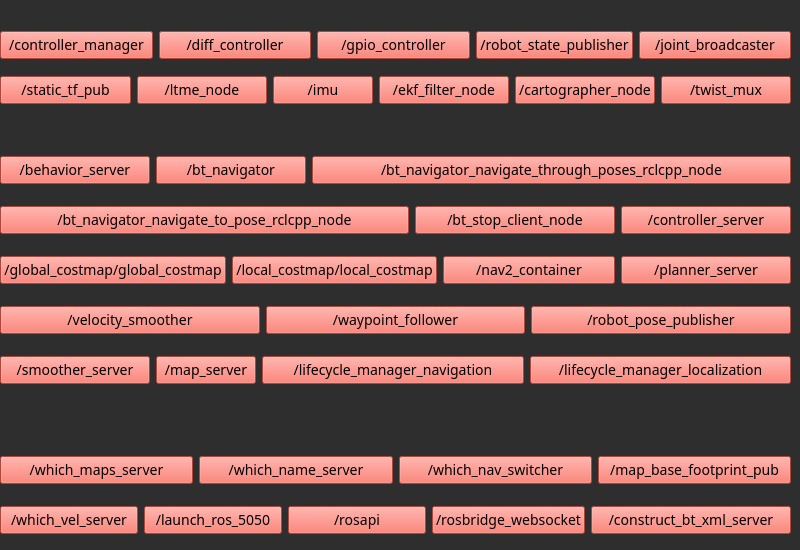
    <widget class="QWidget" name="topic">
     <property name="styleSheet">
      <string notr="true">background: #2e2e2e;

</string>
     </property>
     <attribute name="title">
      <string>topic</string>
     </attribute>
     <widget class="QWidget" name="horizontalLayoutWidget">
      <property name="geometry">
       <rect>
        <x>0</x>
        <y>30</y>
        <width>791</width>
        <height>31</height>
       </rect>
      </property>
      <layout class="QHBoxLayout" name="horizontalLayout">
       <item>
        <widget class="QPushButton" name="controller_managerBtn">
         <property name="styleSheet">
          <string notr="true">background: rgb(246, 97, 81);
font: 14px solid;
</string>
         </property>
         <property name="text">
          <string>/controller_manager</string>
         </property>
        </widget>
       </item>
       <item>
        <widget class="QPushButton" name="diff_controllerBtn">
         <property name="styleSheet">
          <string notr="true">background: rgb(246, 97, 81);
font: 14px solid;</string>
         </property>
         <property name="text">
          <string>/diff_controller</string>
         </property>
        </widget>
       </item>
       <item>
        <widget class="QPushButton" name="gpio_controllerBtn">
         <property name="styleSheet">
          <string notr="true">background: rgb(246, 97, 81);
font: 14px solid;
</string>
         </property>
         <property name="text">
          <string>/gpio_controller</string>
         </property>
        </widget>
       </item>
       <item>
        <widget class="QPushButton" name="robot_state_publisherBtn">
         <property name="styleSheet">
          <string notr="true">background: rgb(246, 97, 81);
font: 14px solid;
</string>
         </property>
         <property name="text">
          <string>/robot_state_publisher</string>
         </property>
        </widget>
       </item>
       <item>
        <widget class="QPushButton" name="joint_broadcasterBtn">
         <property name="styleSheet">
          <string notr="true">background: rgb(246, 97, 81);
font: 14px solid;
</string>
         </property>
         <property name="text">
          <string>/joint_broadcaster</string>
         </property>
        </widget>
       </item>
      </layout>
     </widget>
     <widget class="QWidget" name="horizontalLayoutWidget_2">
      <property name="geometry">
       <rect>
        <x>0</x>
        <y>70</y>
        <width>791</width>
        <height>41</height>
       </rect>
      </property>
      <layout class="QHBoxLayout" name="horizontalLayout_2">
       <item>
        <widget class="QPushButton" name="static_tf_pubBtn">
         <property name="styleSheet">
          <string notr="true">background: rgb(246, 97, 81);
font: 14px solid;
</string>
         </property>
         <property name="text">
          <string>/static_tf_pub</string>
         </property>
        </widget>
       </item>
       <item>
        <widget class="QPushButton" name="ltme_nodeBtn">
         <property name="minimumSize">
          <size>
           <width>130</width>
           <height>0</height>
          </size>
         </property>
         <property name="maximumSize">
          <size>
           <width>100</width>
           <height>16777215</height>
          </size>
         </property>
         <property name="styleSheet">
          <string notr="true">background: rgb(246, 97, 81);
font: 14px solid;
</string>
         </property>
         <property name="text">
          <string>/ltme_node</string>
         </property>
        </widget>
       </item>
       <item>
        <widget class="QPushButton" name="imuBtn">
         <property name="minimumSize">
          <size>
           <width>100</width>
           <height>0</height>
          </size>
         </property>
         <property name="maximumSize">
          <size>
           <width>50</width>
           <height>16777215</height>
          </size>
         </property>
         <property name="styleSheet">
          <string notr="true">background: rgb(246, 97, 81);
font: 14px solid;
</string>
         </property>
         <property name="text">
          <string>/imu</string>
         </property>
        </widget>
       </item>
       <item>
        <widget class="QPushButton" name="ekf_filter_nodeBtn">
         <property name="styleSheet">
          <string notr="true">background: rgb(246, 97, 81);
font: 14px solid;
</string>
         </property>
         <property name="text">
          <string>/ekf_filter_node</string>
         </property>
        </widget>
       </item>
       <item>
        <widget class="QPushButton" name="cartographer_nodeBtn">
         <property name="styleSheet">
          <string notr="true">background: rgb(246, 97, 81);
font: 14px solid;
</string>
         </property>
         <property name="text">
          <string>/cartographer_node</string>
         </property>
        </widget>
       </item>
       <item>
        <widget class="QPushButton" name="twist_muxBtn">
         <property name="minimumSize">
          <size>
           <width>130</width>
           <height>0</height>
          </size>
         </property>
         <property name="maximumSize">
          <size>
           <width>100</width>
           <height>16777215</height>
          </size>
         </property>
         <property name="styleSheet">
          <string notr="true">background: rgb(246, 97, 81);
font: 14px solid;
</string>
         </property>
         <property name="text">
          <string>/twist_mux</string>
         </property>
        </widget>
       </item>
      </layout>
     </widget>
     <widget class="QWidget" name="horizontalLayoutWidget_3">
      <property name="geometry">
       <rect>
        <x>0</x>
        <y>150</y>
        <width>791</width>
        <height>41</height>
       </rect>
      </property>
      <layout class="QHBoxLayout" name="horizontalLayout_3">
       <item>
        <widget class="QPushButton" name="behavior_serverBtn">
         <property name="minimumSize">
          <size>
           <width>150</width>
           <height>0</height>
          </size>
         </property>
         <property name="maximumSize">
          <size>
           <width>150</width>
           <height>16777215</height>
          </size>
         </property>
         <property name="styleSheet">
          <string notr="true">background: rgb(246, 97, 81);
font: 14px solid;
</string>
         </property>
         <property name="text">
          <string>/behavior_server</string>
         </property>
        </widget>
       </item>
       <item>
        <widget class="QPushButton" name="bt_navigatorBtn">
         <property name="minimumSize">
          <size>
           <width>150</width>
           <height>0</height>
          </size>
         </property>
         <property name="maximumSize">
          <size>
           <width>150</width>
           <height>16777215</height>
          </size>
         </property>
         <property name="styleSheet">
          <string notr="true">background: rgb(246, 97, 81);
font: 14px solid;
</string>
         </property>
         <property name="text">
          <string>/bt_navigator</string>
         </property>
        </widget>
       </item>
       <item>
        <widget class="QPushButton" name="bt_navigator_navigate_through_poses_rclcpp_nodeBtn">
         <property name="styleSheet">
          <string notr="true">background: rgb(246, 97, 81);
font: 14px solid;
</string>
         </property>
         <property name="text">
          <string>/bt_navigator_navigate_through_poses_rclcpp_node</string>
         </property>
        </widget>
       </item>
      </layout>
     </widget>
     <widget class="QWidget" name="horizontalLayoutWidget_4">
      <property name="geometry">
       <rect>
        <x>0</x>
        <y>200</y>
        <width>791</width>
        <height>41</height>
       </rect>
      </property>
      <layout class="QHBoxLayout" name="horizontalLayout_4">
       <item>
        <widget class="QPushButton" name="bt_navigator_navigate_to_pose_rclcpp_nodeBtn">
         <property name="styleSheet">
          <string notr="true">background: rgb(246, 97, 81);
font: 14px solid;
</string>
         </property>
         <property name="text">
          <string>/bt_navigator_navigate_to_pose_rclcpp_node</string>
         </property>
        </widget>
       </item>
       <item>
        <widget class="QPushButton" name="bt_stop_client_nodeBtn">
         <property name="minimumSize">
          <size>
           <width>200</width>
           <height>0</height>
          </size>
         </property>
         <property name="maximumSize">
          <size>
           <width>200</width>
           <height>16777215</height>
          </size>
         </property>
         <property name="styleSheet">
          <string notr="true">background: rgb(246, 97, 81);
font: 14px solid;
</string>
         </property>
         <property name="text">
          <string>/bt_stop_client_node</string>
         </property>
        </widget>
       </item>
       <item>
        <widget class="QPushButton" name="controller_serverBtn">
         <property name="minimumSize">
          <size>
           <width>170</width>
           <height>0</height>
          </size>
         </property>
         <property name="maximumSize">
          <size>
           <width>170</width>
           <height>16777215</height>
          </size>
         </property>
         <property name="styleSheet">
          <string notr="true">background: rgb(246, 97, 81);
font: 14px solid;
</string>
         </property>
         <property name="text">
          <string>/controller_server</string>
         </property>
        </widget>
       </item>
      </layout>
     </widget>
     <widget class="QWidget" name="horizontalLayoutWidget_5">
      <property name="geometry">
       <rect>
        <x>0</x>
        <y>250</y>
        <width>791</width>
        <height>41</height>
       </rect>
      </property>
      <layout class="QHBoxLayout" name="horizontalLayout_5">
       <item>
        <widget class="QPushButton" name="global_costmapBtn">
         <property name="styleSheet">
          <string notr="true">background: rgb(246, 97, 81);
font: 14px solid;
</string>
         </property>
         <property name="text">
          <string>/global_costmap/global_costmap</string>
         </property>
        </widget>
       </item>
       <item>
        <widget class="QPushButton" name="local_costmapBtn">
         <property name="styleSheet">
          <string notr="true">background: rgb(246, 97, 81);
font: 14px solid;
</string>
         </property>
         <property name="text">
          <string>/local_costmap/local_costmap</string>
         </property>
        </widget>
       </item>
       <item>
        <widget class="QPushButton" name="nav2_containerBtn">
         <property name="styleSheet">
          <string notr="true">background: rgb(246, 97, 81);
font: 14px solid;
</string>
         </property>
         <property name="text">
          <string>/nav2_container</string>
         </property>
        </widget>
       </item>
       <item>
        <widget class="QPushButton" name="planner_serverBtn">
         <property name="minimumSize">
          <size>
           <width>100</width>
           <height>0</height>
          </size>
         </property>
         <property name="maximumSize">
          <size>
           <width>170</width>
           <height>16777215</height>
          </size>
         </property>
         <property name="styleSheet">
          <string notr="true">background: rgb(246, 97, 81);
font: 14px solid;
</string>
         </property>
         <property name="text">
          <string>/planner_server</string>
         </property>
        </widget>
       </item>
      </layout>
     </widget>
     <widget class="QWidget" name="horizontalLayoutWidget_6">
      <property name="geometry">
       <rect>
        <x>0</x>
        <y>300</y>
        <width>791</width>
        <height>41</height>
       </rect>
      </property>
      <layout class="QHBoxLayout" name="horizontalLayout_6">
       <item>
        <widget class="QPushButton" name="velocity_smootherBtn">
         <property name="styleSheet">
          <string notr="true">background: rgb(246, 97, 81);
font: 14px solid;
</string>
         </property>
         <property name="text">
          <string>/velocity_smoother</string>
         </property>
        </widget>
       </item>
       <item>
        <widget class="QPushButton" name="waypoint_followerBtn">
         <property name="styleSheet">
          <string notr="true">background: rgb(246, 97, 81);
font: 14px solid;
</string>
         </property>
         <property name="text">
          <string>/waypoint_follower</string>
         </property>
        </widget>
       </item>
       <item>
        <widget class="QPushButton" name="robot_pose_publisherBtn">
         <property name="styleSheet">
          <string notr="true">background: rgb(246, 97, 81);
font: 14px solid;
</string>
         </property>
         <property name="text">
          <string>/robot_pose_publisher</string>
         </property>
        </widget>
       </item>
      </layout>
     </widget>
     <widget class="QWidget" name="horizontalLayoutWidget_7">
      <property name="geometry">
       <rect>
        <x>0</x>
        <y>350</y>
        <width>791</width>
        <height>41</height>
       </rect>
      </property>
      <layout class="QHBoxLayout" name="horizontalLayout_7">
       <item>
        <widget class="QPushButton" name="smoother_serverBtn">
         <property name="minimumSize">
          <size>
           <width>150</width>
           <height>0</height>
          </size>
         </property>
         <property name="maximumSize">
          <size>
           <width>150</width>
           <height>16777215</height>
          </size>
         </property>
         <property name="styleSheet">
          <string notr="true">background: rgb(246, 97, 81);
font: 14px solid;
</string>
         </property>
         <property name="text">
          <string>/smoother_server</string>
         </property>
        </widget>
       </item>
       <item>
        <widget class="QPushButton" name="map_serverBtn">
         <property name="minimumSize">
          <size>
           <width>100</width>
           <height>0</height>
          </size>
         </property>
         <property name="maximumSize">
          <size>
           <width>100</width>
           <height>16777215</height>
          </size>
         </property>
         <property name="styleSheet">
          <string notr="true">background: rgb(246, 97, 81);
font: 14px solid;
</string>
         </property>
         <property name="text">
          <string>/map_server</string>
         </property>
        </widget>
       </item>
       <item>
        <widget class="QPushButton" name="lifecycle_manager_navigationBtn">
         <property name="styleSheet">
          <string notr="true">background: rgb(246, 97, 81);
font: 14px solid;
</string>
         </property>
         <property name="text">
          <string>/lifecycle_manager_navigation</string>
         </property>
        </widget>
       </item>
       <item>
        <widget class="QPushButton" name="lifecycle_manager_localizationBtn">
         <property name="styleSheet">
          <string notr="true">background: rgb(246, 97, 81);
font: 14px solid;
</string>
         </property>
         <property name="text">
          <string>/lifecycle_manager_localization</string>
         </property>
        </widget>
       </item>
      </layout>
     </widget>
     <widget class="QWidget" name="horizontalLayoutWidget_8">
      <property name="geometry">
       <rect>
        <x>0</x>
        <y>450</y>
        <width>791</width>
        <height>41</height>
       </rect>
      </property>
      <layout class="QHBoxLayout" name="horizontalLayout_8">
       <item>
        <widget class="QPushButton" name="which_maps_serverBtn">
         <property name="styleSheet">
          <string notr="true">background: rgb(246, 97, 81);
font: 14px solid;
</string>
         </property>
         <property name="text">
          <string>/which_maps_server</string>
         </property>
        </widget>
       </item>
       <item>
        <widget class="QPushButton" name="which_name_serverBtn">
         <property name="styleSheet">
          <string notr="true">background: rgb(246, 97, 81);
font: 14px solid;
</string>
         </property>
         <property name="text">
          <string>/which_name_server</string>
         </property>
        </widget>
       </item>
       <item>
        <widget class="QPushButton" name="which_nav_switcherBtn">
         <property name="styleSheet">
          <string notr="true">background: rgb(246, 97, 81);
font: 14px solid;
</string>
         </property>
         <property name="text">
          <string>/which_nav_switcher</string>
         </property>
        </widget>
       </item>
       <item>
        <widget class="QPushButton" name="map_base_footprint_pubBtn">
         <property name="styleSheet">
          <string notr="true">background: rgb(246, 97, 81);
font: 14px solid;
</string>
         </property>
         <property name="text">
          <string>/map_base_footprint_pub</string>
         </property>
        </widget>
       </item>
      </layout>
     </widget>
     <widget class="QWidget" name="horizontalLayoutWidget_9">
      <property name="geometry">
       <rect>
        <x>0</x>
        <y>500</y>
        <width>791</width>
        <height>41</height>
       </rect>
      </property>
      <layout class="QHBoxLayout" name="horizontalLayout_9">
       <item>
        <widget class="QPushButton" name="which_vel_serverBtn">
         <property name="styleSheet">
          <string notr="true">background: rgb(246, 97, 81);
font: 14px solid;
</string>
         </property>
         <property name="text">
          <string>/which_vel_server</string>
         </property>
        </widget>
       </item>
       <item>
        <widget class="QPushButton" name="launch_ros_5050Btn">
         <property name="styleSheet">
          <string notr="true">background: rgb(246, 97, 81);
font: 14px solid;
</string>
         </property>
         <property name="text">
          <string>/launch_ros_5050</string>
         </property>
        </widget>
       </item>
       <item>
        <widget class="QPushButton" name="rosapiBtn">
         <property name="styleSheet">
          <string notr="true">background: rgb(246, 97, 81);
font: 14px solid;
</string>
         </property>
         <property name="text">
          <string>/rosapi</string>
         </property>
        </widget>
       </item>
       <item>
        <widget class="QPushButton" name="rosbridge_websocketBtn">
         <property name="styleSheet">
          <string notr="true">background: rgb(246, 97, 81);
font: 14px solid;
</string>
         </property>
         <property name="text">
          <string>/rosbridge_websocket</string>
         </property>
        </widget>
       </item>
       <item>
        <widget class="QPushButton" name="construct_bt_xml_serverBtn">
         <property name="minimumSize">
          <size>
           <width>200</width>
           <height>0</height>
          </size>
         </property>
         <property name="styleSheet">
          <string notr="true">background: rgb(246, 97, 81);
font: 14px solid;
</string>
         </property>
         <property name="text">
          <string>/construct_bt_xml_server</string>
         </property>
        </widget>
       </item>
      </layout>
     </widget>
    </widget>
